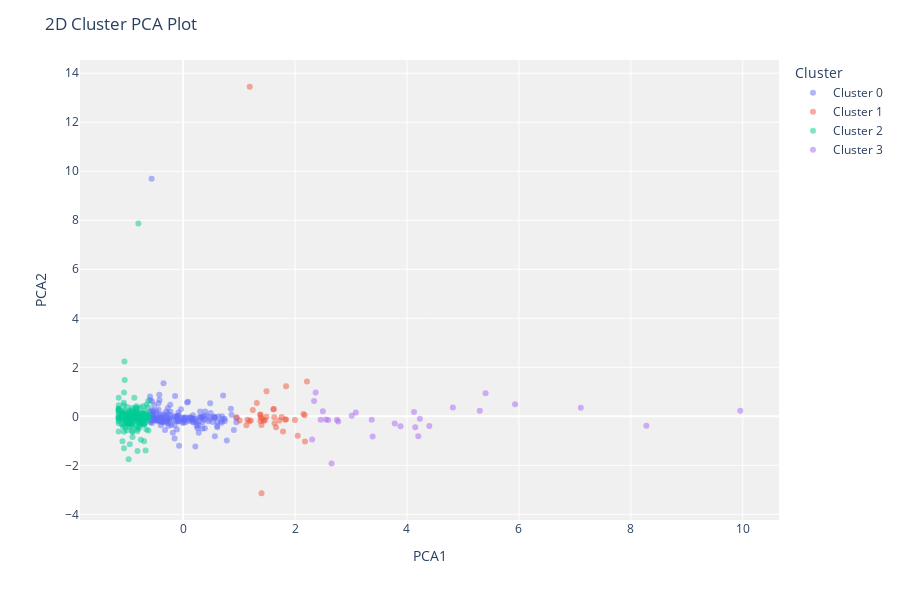

Here is the notebook cell this chart was saved with:
### Code cell
plot_model(modelo, plot = 'cluster', feature = 'Nome Município', label=False)

### Figure 1 — Plotly figure (JSON) as saved in the notebook; plotly's stock layout.template omitted (floating-point values rounded to 4 significant figures; data arrays with more than 128 entries replaced by an {"elided": "..."} marker saying what was removed)
{"data": [{"customdata": {"elided": "169x1 str values"}, "hovertemplate": "Cluster=Cluster 0<br>PCA1=%{x}<br>PCA2=%{y}<br>Feature=%{customdata[0]}<extra></extra>", "legendgroup": "Cluster 0", "marker": {"color": "#636efa", "opacity": 0.5, "symbol": "circle"}, "mode": "markers", "name": "Cluster 0", "orientation": "v", "showlegend": true, "textposition": "top center", "type": "scatter", "x": {"elided": "169 float values"}, "xaxis": "x", "y": {"elided": "169 float values"}, "yaxis": "y"}, {"customdata": [["Jussari"], ["Maracás"], ["Itamaraju"], ["Itaju do Colônia"], ["Mucuri"], ["Medeiros Neto"], ["Lajedão"], ["Itapebi"], ["Santa Cruz da Vitória"], ["Barreiras"], ["Eunápolis"], ["Barra do Rocha"], ["Floresta Azul"], ["Barra do Choça"], ["São Francisco do Conde"], ["Guanambi"], ["Una"], ["Salinas da Margarida"], ["Dário Meira"], ["Ibicaraí"], ["Buerarema"], ["Ibiquera"], ["Ibirapitanga"], ["São Sebastião do Passé"], ["Várzea Nova"], ["Ribeirão do Largo"], ["Ibotirama"], ["Conceição do Almeida"], ["Vera Cruz"], ["Carinhanha"], ["Almadina"], ["Rafael Jambeiro"], ["Simões Filho"], ["Aiquara"], ["Dias d'Ávila"], ["Candeias"], ["Canavieiras"]], "hovertemplate": "Cluster=Cluster 1<br>PCA1=%{x}<br>PCA2=%{y}<br>Feature=%{customdata[0]}<extra></extra>", "legendgroup": "Cluster 1", "marker": {"color": "#EF553B", "opacity": 0.5, "symbol": "circle"}, "mode": "markers", "name": "Cluster 1", "orientation": "v", "showlegend": true, "textposition": "top center", "type": "scatter", "x": [1.998, 1.379, 1.381, 1.443, 1.84, 1.01, 1.661, 1.634, 1.489, 1.383, 2.214, 2.173, 2.179, 1.623, 1.151, 2.048, 1.823, 0.9593, 1.246, 1.722, 1.388, 1.317, 1.418, 1.209, 1.4, 1.786, 1.761, 1.131, 1.185, 1.612, 2.151, 1.63, 1.463, 1.49, 1.84, 1.191, 1.402], "xaxis": "x", "y": [-0.1477, 0.06997, -0.1938, -0.1881, -0.1347, -0.172, -0.4481, -0.2848, -0.01523, 0.05051, 1.423, 0.04156, -1.025, 0.2938, -0.144, -0.7952, -0.1256, -0.04106, 0.2545, -0.1687, -0.04496, 0.5398, -0.118, -0.1673, -0.3498, -0.6209, -0.02992, -0.3636, -0.2027, 0.2855, 0.09386, -0.04126, -0.1529, 1.024, 1.223, 13.45, -3.139], "yaxis": "y"}, {"customdata": {"elided": "183x1 str values"}, "hovertemplate": "Cluster=Cluster 2<br>PCA1=%{x}<br>PCA2=%{y}<br>Feature=%{customdata[0]}<extra></extra>", "legendgroup": "Cluster 2", "marker": {"color": "#00cc96", "opacity": 0.5, "symbol": "circle"}, "mode": "markers", "name": "Cluster 2", "orientation": "v", "showlegend": true, "textposition": "top center", "type": "scatter", "x": {"elided": "183 float values"}, "xaxis": "x", "y": {"elided": "183 float values"}, "yaxis": "y"}, {"customdata": [["Apuarema"], ["Ibirataia"], ["Dom Macedo Costa"], ["Morro do Chapéu"], ["Alcobaça"], ["Vitória da Conquista"], ["Aurelino Leal"], ["Salvador"], ["Itapé"], ["Belmonte"], ["Ipiaú"], ["Itapitanga"], ["Itambé"], ["Porto Seguro"], ["Camaçari"], ["Camacan"], ["Gongogi"], ["Itajuípe"], ["Itagimirim"], ["Itabuna"], ["Itabela"], ["São José da Vitória"], ["Teixeira de Freitas"], ["Pau Brasil"], ["Coaraci"], ["Itapetinga"], ["Macarani"], ["Santa Cruz Cabrália"]], "hovertemplate": "Cluster=Cluster 3<br>PCA1=%{x}<br>PCA2=%{y}<br>Feature=%{customdata[0]}<extra></extra>", "legendgroup": "Cluster 3", "marker": {"color": "#ab63fa", "opacity": 0.5, "symbol": "circle"}, "mode": "markers", "name": "Cluster 3", "orientation": "v", "showlegend": true, "textposition": "top center", "type": "scatter", "x": [2.751, 2.593, 2.306, 2.771, 2.497, 4.202, 2.369, 3.387, 2.34, 5.301, 3.013, 3.086, 4.821, 4.399, 2.653, 3.782, 3.884, 4.231, 4.126, 3.37, 5.931, 7.106, 4.149, 9.956, 2.457, 8.277, 2.55, 5.405], "xaxis": "x", "y": [-0.1434, -0.1536, -0.9488, -0.2091, 0.2049, -0.8161, 0.9723, -0.8257, 0.6262, 0.225, 0.02362, 0.1558, 0.3571, -0.399, -1.925, -0.2954, -0.4099, -0.1025, 0.1782, -0.1408, 0.4892, 0.3506, -0.4507, 0.2269, -0.1364, -0.3864, -0.1291, 0.9425], "yaxis": "y"}], "layout": {"height": 600, "legend": {"title": {"text": "Cluster"}, "tracegroupgap": 0}, "margin": {"t": 60}, "plot_bgcolor": "rgb(240,240,240)", "title": {"text": "2D Cluster PCA Plot"}, "xaxis": {"anchor": "y", "domain": [0, 1], "title": {"text": "PCA1"}}, "yaxis": {"anchor": "x", "domain": [0, 1], "title": {"text": "PCA2"}}}}
